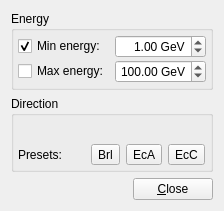
<ui version="4.0" >
 <class>CaloClusterSysSettingsCutsForm</class>
 <widget class="QWidget" name="CaloClusterSysSettingsCutsForm" >
  <property name="geometry" >
   <rect>
    <x>0</x>
    <y>0</y>
    <width>221</width>
    <height>211</height>
   </rect>
  </property>
  <property name="windowTitle" >
   <string>Form</string>
  </property>
  <layout class="QVBoxLayout" >
   <item>
    <widget class="QGroupBox" name="groupBox" >
     <property name="title" >
      <string>Energy</string>
     </property>
     <layout class="QHBoxLayout" >
      <property name="leftMargin" >
       <number>4</number>
      </property>
      <property name="topMargin" >
       <number>4</number>
      </property>
      <property name="rightMargin" >
       <number>4</number>
      </property>
      <property name="bottomMargin" >
       <number>4</number>
      </property>
      <item>
       <layout class="QGridLayout" >
        <property name="verticalSpacing" >
         <number>2</number>
        </property>
        <item row="0" column="0" >
         <widget class="QCheckBox" name="checkBox_Emin" >
          <property name="toolTip" >
           <string>Check this box to enable a lower cut on cluster energies</string>
          </property>
          <property name="text" >
           <string>Min energy:</string>
          </property>
          <property name="checked" >
           <bool>true</bool>
          </property>
         </widget>
        </item>
        <item row="0" column="1" >
         <widget class="QDoubleSpinBox" name="doubleSpinBox_Emin" >
          <property name="toolTip" >
           <string>Value of lower cut on cluster energies</string>
          </property>
          <property name="alignment" >
           <set>Qt::AlignRight|Qt::AlignTrailing|Qt::AlignVCenter</set>
          </property>
          <property name="suffix" >
           <string> GeV</string>
          </property>
          <property name="maximum" >
           <double>999.990000000000009</double>
          </property>
          <property name="singleStep" >
           <double>0.100000000000000</double>
          </property>
          <property name="value" >
           <double>1.000000000000000</double>
          </property>
         </widget>
        </item>
        <item row="1" column="0" >
         <widget class="QCheckBox" name="checkBox_Emax" >
          <property name="toolTip" >
           <string>Check this box to enable an upper cut on cluster energies</string>
          </property>
          <property name="text" >
           <string>Max energy:</string>
          </property>
         </widget>
        </item>
        <item row="1" column="1" >
         <widget class="QDoubleSpinBox" name="doubleSpinBox_Emax" >
          <property name="toolTip" >
           <string>Value of upper cut on cluster energies</string>
          </property>
          <property name="alignment" >
           <set>Qt::AlignRight|Qt::AlignTrailing|Qt::AlignVCenter</set>
          </property>
          <property name="suffix" >
           <string> GeV</string>
          </property>
          <property name="maximum" >
           <double>999.990000000000009</double>
          </property>
          <property name="singleStep" >
           <double>0.100000000000000</double>
          </property>
          <property name="value" >
           <double>100.000000000000000</double>
          </property>
         </widget>
        </item>
       </layout>
      </item>
      <item>
       <spacer>
        <property name="orientation" >
         <enum>Qt::Horizontal</enum>
        </property>
        <property name="sizeType" >
         <enum>QSizePolicy::Preferred</enum>
        </property>
        <property name="sizeHint" >
         <size>
          <width>1</width>
          <height>20</height>
         </size>
        </property>
       </spacer>
      </item>
     </layout>
    </widget>
   </item>
   <item>
    <widget class="QGroupBox" name="groupBox_2" >
     <property name="title" >
      <string>Direction</string>
     </property>
     <layout class="QVBoxLayout" >
      <property name="leftMargin" >
       <number>4</number>
      </property>
      <property name="topMargin" >
       <number>4</number>
      </property>
      <property name="rightMargin" >
       <number>4</number>
      </property>
      <property name="bottomMargin" >
       <number>4</number>
      </property>
      <item>
       <widget class="VP1EtaPhiCutWidget" native="1" name="etaPhiCutWidget" />
      </item>
      <item>
       <layout class="QHBoxLayout" >
        <item>
         <widget class="QLabel" name="label" >
          <property name="text" >
           <string>Presets:</string>
          </property>
         </widget>
        </item>
        <item>
         <widget class="QToolButton" name="toolButton_quicketa_barrel" >
          <property name="toolTip" >
           <string>Click to change eta cuts to include just the barrel region</string>
          </property>
          <property name="text" >
           <string>Brl</string>
          </property>
         </widget>
        </item>
        <item>
         <widget class="QToolButton" name="toolButton_quicketa_endcapA" >
          <property name="toolTip" >
           <string>Click to change eta cuts to include just the A-side endcap</string>
          </property>
          <property name="text" >
           <string>EcA</string>
          </property>
         </widget>
        </item>
        <item>
         <widget class="QToolButton" name="toolButton_quicketa_endcapC" >
          <property name="toolTip" >
           <string>Click to change eta cuts to include just the C-side endcap</string>
          </property>
          <property name="text" >
           <string>EcC</string>
          </property>
         </widget>
        </item>
        <item>
         <spacer>
          <property name="orientation" >
           <enum>Qt::Horizontal</enum>
          </property>
          <property name="sizeType" >
           <enum>QSizePolicy::Preferred</enum>
          </property>
          <property name="sizeHint" >
           <size>
            <width>1</width>
            <height>20</height>
           </size>
          </property>
         </spacer>
        </item>
       </layout>
      </item>
     </layout>
    </widget>
   </item>
   <item>
    <layout class="QHBoxLayout" >
     <property name="spacing" >
      <number>0</number>
     </property>
     <item>
      <spacer>
       <property name="orientation" >
        <enum>Qt::Horizontal</enum>
       </property>
       <property name="sizeHint" >
        <size>
         <width>40</width>
         <height>20</height>
        </size>
       </property>
      </spacer>
     </item>
     <item>
      <widget class="QPushButton" name="pushButton_close" >
       <property name="text" >
        <string>&amp;Close</string>
       </property>
      </widget>
     </item>
    </layout>
   </item>
  </layout>
 </widget>
 <customwidgets>
  <customwidget>
   <class>VP1EtaPhiCutWidget</class>
   <extends>QWidget</extends>
   <header>VP1Base/VP1EtaPhiCutWidget.h</header>
   <container>1</container>
  </customwidget>
 </customwidgets>
 <resources/>
 <connections/>
</ui>
